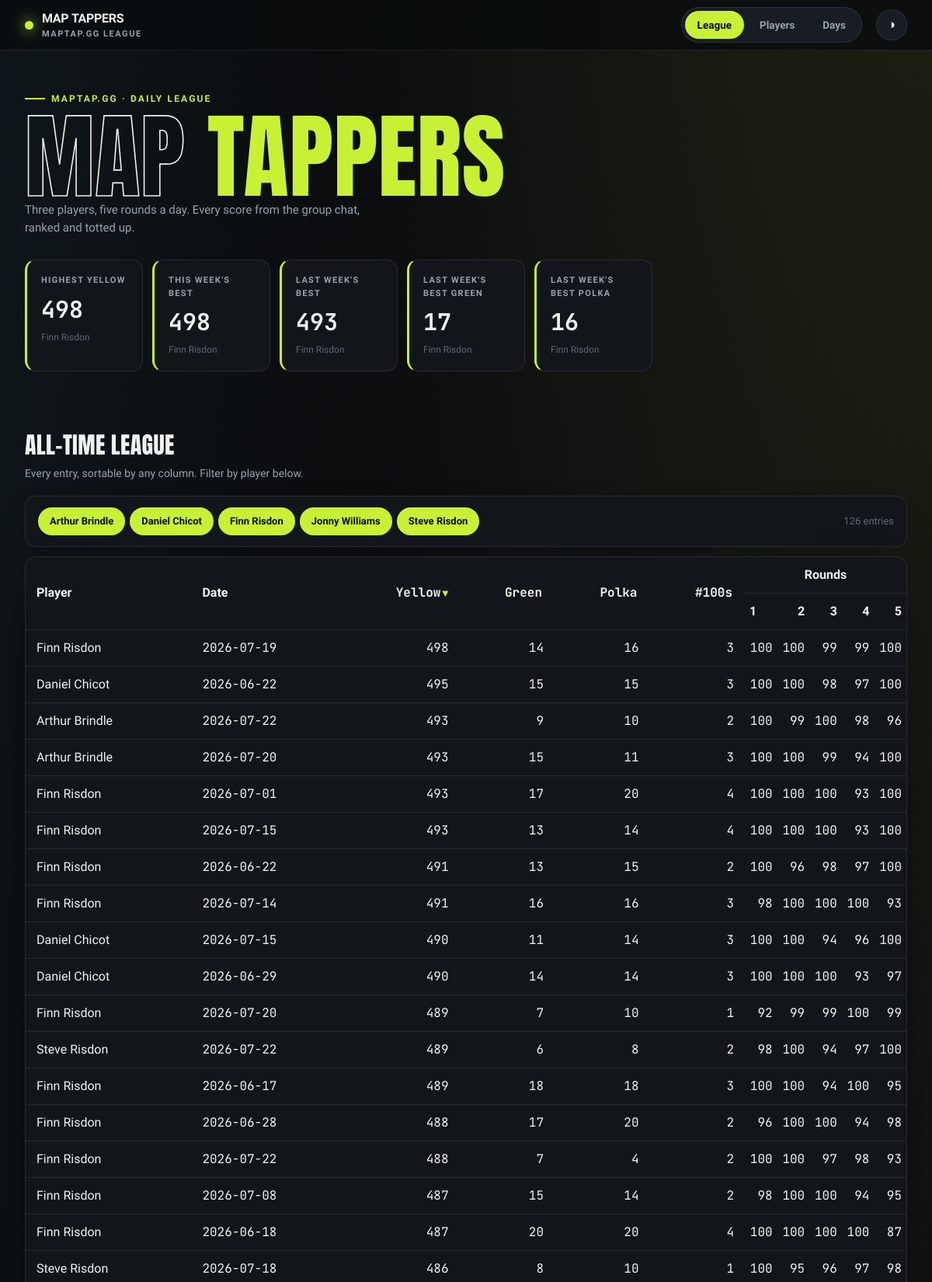
The page / (upper part) on the database its author committed.
### tables this page shows
CREATE TABLE entries (
    id INTEGER PRIMARY KEY,
    player TEXT NOT NULL,
    game_date TEXT NOT NULL,
    maptap_score INTEGER NOT NULL,
    UNIQUE (player, game_date)
);

### src/maptap/app.py (the view)
@app.get("/", response_class=HTMLResponse)
def index(request: Request):
    with closing(_conn()) as conn:
        context = {"entries": all_entries(conn), "stats": hero_stats(conn), "active": "league"}
    return templates.TemplateResponse(request, "index.html", context)

### src/maptap/templates/index.html (shortened to what this page needs)
{% extends "base.html" %}
{% block content %}
{% set player_names = entries | map(attribute='player') | unique | sort | list %}
<h2 class="section-head">All-time league</h2>
<p class="section-sub">Every entry, sortable by any column. Filter by player below.</p>
<div class="panel toolbar">
    <div class="chips">
        {% for name in player_names %}
        <button class="chip active" data-player="{{ name }}">{{ name }}</button>
        {% endfor %}
    </div>
    <span class="results-meta" id="resultsMeta">{{ entries | length }} entries</span>
</div>
<div class="panel table-card">
    <table id="league" data-sortable
        <thead>
            <tr>
                <th class="txt" rowspan="2" data-sort="text">Player</th>
                <th class="txt" rowspan="2" data-sort="text">Date</th>
                <th class="num" rowspan="2" data-sort="number" data-sorted="desc">Yellow</th>
                <th class="num" rowspan="2" data-sort="number">Green</th>
                <th class="num" rowspan="2" data-sort="number">Polka</th>
                <th class="num" rowspan="2" data-sort="number">#100s</th>
                <th class="rounds-group" colspan="5">Rounds</th>
            </tr>
            <tr>
                <th class="round">1</th>
                <th class="round">2</th>
                <th class="round">3</th>
                <th class="round">4</th>
                <th class="round">5</th>
            </tr>
        <tbody>
            {% for e in entries %}
            <tr data-player="{{ e.player }}">
                <td class="txt">{{ e.player }}</td>
                <td class="txt num">{{ e.game_date }}</td>
                <td class="num">{{ e.cumulative }}</td>
                <td class="num">{{ e.green }}</td>
                <td class="num">{{ e.polka }}</td>
                <td class="num">{{ e.hundreds }}</td>
                {% for r in e.rounds %}<td class="round num">{{ r }}</td>{% endfor %}
            </tr>
            {% endfor %}
        </tbody>
    </table>
</div>
{% endblock %}

### src/maptap/templates/base.html (shortened to what this page needs)
<!DOCTYPE html>
<html lang="en-GB" data-theme="dark">
<head>
    <link rel="stylesheet" href="/static/styles.css">
</head>
<body>
    <nav class="nav">
        <div class="wrap nav-inner">
            <div class="brand">
                <span class="dot"></span>
                <span>MAP&nbsp;TAPPERS<small>maptap.gg league</small></span>
            </div>
            <div class="tabs">
                <a class="tab {{ 'active' if active == 'league' else '' }}" href="/">League</a>
                <a class="tab {{ 'active' if active == 'players' else '' }}" href="/players">Players</a>
                <a class="tab {{ 'active' if active == 'days' else '' }}" href="/days">Days</a>
            </div>
            <button class="theme-btn" id="themeBtn" title="Toggle theme" aria-label="Toggle theme">◑</button>
        </div>
    </nav>
    <header class="hero">
        <div class="wrap">
            <span class="hero-tag">maptap.gg · daily league</span>
            <h1><span class="out">Map</span> <span class="em">Tappers</span></h1>
            <p class="hero-sub">Three players, five rounds a day. Every score from the group chat, ranked and totted up.</p>
            <div class="stat-row">
                <div class="stat">
                    <div class="label">Highest Yellow</div>
                    <div class="value">{{ stats.highest_cumulative if stats.highest_cumulative is not none else '—' }}</div>
                    <div class="sub">{{ stats.highest_cumulative_player or '—' }}</div>
                </div>
                <div class="stat">
                    <div class="label">This Week's Best</div>
                    <div class="value">{{ stats.week_best if stats.week_best is not none else '—' }}</div>
                    <div class="sub">{{ stats.week_best_player or 'no rides yet' }}</div>
                </div>
                <div class="stat">
                    <div class="label">Last Week's Best</div>
                    <div class="value">{{ stats.last_week_best if stats.last_week_best is not none else '—' }}</div>
                    <div class="sub">{{ stats.last_week_best_player or 'no rides' }}</div>
                </div>
                <div class="stat">
                    <div class="label">Last Week's Best Green</div>
                    <div class="value">{{ stats.last_week_best_green if stats.last_week_best_green is not none else '—' }}</div>
                    <div class="sub">{{ stats.last_week_best_green_player or 'no rides' }}</div>
                </div>
                <div class="stat">
                    <div class="label">Last Week's Best Polka</div>
                    <div class="value">{{ stats.last_week_best_polka if stats.last_week_best_polka is not none else '—' }}</div>
                    <div class="sub">{{ stats.last_week_best_polka_player or 'no rides' }}</div>
                </div>
            </div>
        </div>
    </header>
    <main class="wrap">
        {% block content %}{% endblock %}
    </main>
</body>
</html>

### rows shown on the page
entries: player "Finn Risdon", game_date "2026-07-19", cumulative "498", green "14", polka "16", hundreds "3", rounds "100" "100" "99" "99" "100"
entries: player "Finn Risdon", game_date "2026-07-15", cumulative "493", green "13", polka "14", hundreds "4", rounds "100" "100" "100" "93" "100"
entries: player "Finn Risdon"
entries: player "Finn Risdon", game_date "2026-07-14", cumulative "491", green "16", polka "16", hundreds "3", rounds "98" "100" "100" "100" "93"
entries: player "Arthur Brindle", game_date "2026-07-22", cumulative "493", green "9", polka "10", hundreds "2", rounds "100" "99" "100" "98" "96"
entries: player "Daniel Chicot", game_date "2026-06-22", cumulative "495", green "15", polka "15", hundreds "3", rounds "100" "100" "98" "97" "100"
entries: player "Jonny Williams"
entries: player "Steve Risdon", game_date "2026-07-22", cumulative "489", green "6", polka "8", hundreds "2", rounds "98" "100" "94" "97" "100"
entries: player "Arthur Brindle", game_date "2026-07-20", cumulative "493", green "15", polka "11", hundreds "3", rounds "100" "100" "99" "94" "100"
entries: player "Finn Risdon", game_date "2026-07-01", cumulative "493", green "17", polka "20", hundreds "4", rounds "100" "100" "100" "93" "100"
entries: player "Finn Risdon", game_date "2026-06-22", cumulative "491", green "13", polka "15", hundreds "2", rounds "100" "96" "98" "97" "100"
entries: player "Daniel Chicot", game_date "2026-07-15", cumulative "490", green "11", polka "14", hundreds "3", rounds "100" "100" "94" "96" "100"
entries: player "Daniel Chicot", game_date "2026-06-29", cumulative "490", green "14", polka "14", hundreds "3", rounds "100" "100" "100" "93" "97"
entries: player "Finn Risdon", game_date "2026-07-20", cumulative "489", green "7", polka "10", hundreds "1", rounds "92" "99" "99" "100" "99"
entries: player "Finn Risdon", game_date "2026-06-17", cumulative "489", green "18", polka "18", hundreds "3", rounds "100" "100" "94" "100" "95"
entries: player "Finn Risdon", game_date "2026-06-28", cumulative "488", green "17", polka "20", hundreds "2", rounds "96" "100" "100" "94" "98"
entries: player "Finn Risdon", game_date "2026-07-22", cumulative "488", green "7", polka "4", hundreds "2", rounds "100" "100" "97" "98" "93"
entries: player "Finn Risdon", game_date "2026-07-08", cumulative "487", green "15", polka "14", hundreds "2", rounds "98" "100" "100" "94" "95"
entries: player "Finn Risdon", game_date "2026-06-18", cumulative "487", green "20", polka "20", hundreds "4", rounds "100" "100" "100" "100" "87"
entries: player "Steve Risdon", game_date "2026-07-18", cumulative "486", green "8", polka "10", hundreds "1", rounds "100" "95" "96" "97" "98"

### other values the page prints
{{ stats.week_best if stats.week_best is not none else '—' }} "498"
{{ stats.last_week_best if stats.last_week_best is not none else '—' }} "493"
{{ entries | length }} "126"
